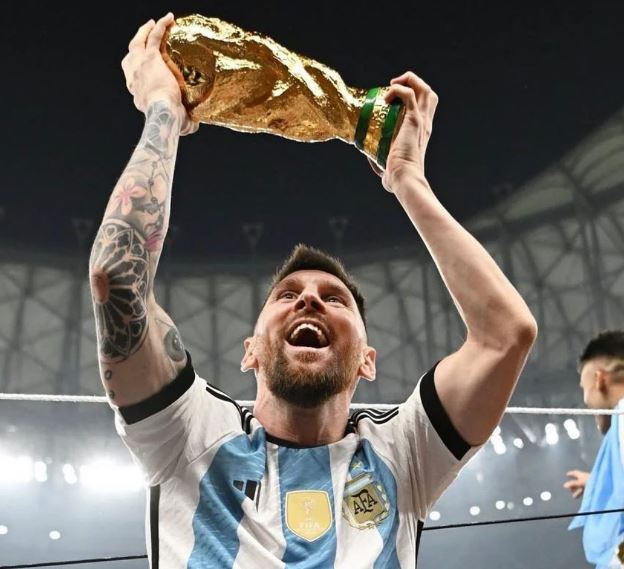
#> input picture Material_TPs/TP2/Messi.JPG, 624 x 569 px, found by its file name
$ jupyter execute TP2.ipynb   (shell and % lines are left out)
#> lines starting #> are read from the running program, lines starting #| are printed output that depends on the picture; long printed decimals are rounded
# IMPORTAR LIBRERIAS

[cell 1]
#Si queremos que las imágenes sean mostradas en una ventana emergente quitar el inline
#%matplotlib qt
# OpenCV-Python utiliza NumPy para el manejo de imágenes
import numpy as np
# cv2 es el módulo python para acceder a OpenCV
import cv2 as cv
# Usamos las poderosas herramientas de graficación de matplotlib para mostrar imágenes, perfiles, histogramas, etc
import matplotlib.pyplot as plt

# FILTRO GAUSSIANO

[cell 2]
def create_gauss_filter (h, w, k_size, sigma):

    nucleo_g = cv.getGaussianKernel(ksize=k_size, sigma=sigma)
    kernel = nucleo_g * nucleo_g.T
    fft = np.fft.fft2(kernel)

    return kernel, fft

# METRICAS DE DESENFOQUE

## Image Sharpness Measure

[cell 3]
def Image_Sharpness_Measure(imagen: np.ndarray):
    """
    Descripcion:
        La técnica propuesta consiste en calcular el valor absoluto de la transformada de Fourier
        centrada de la imagen y encontrar el valor máximo de la componente de frecuencia.

        Luego se fija un valor umbral para los componentes de alta frecuencia y se calcula el
        número de componentes de alta frecuencia por encima del umbral para determinar la puntuación
        de calidad de la imagen.

    Args:
        imagen (np.ndarray): Imagen a Procesar

    Returns:
        Float: Medida de calidad de imagen (FM) donde FM significa
        Medida de Difuminación de Imagen en el Dominio de Frecuencia.
    """

    # Paso 1 - Calcular F, que es la Fft de la imagen.
    F = np.fft.fft2(imagen)

    # Paso 2 - Encontrar Fc, que se obtiene desplazando el origen de F al centro.
    Fc = np.fft.fftshift(F)

    # Paso 3 - Calcular AF, que es el valor absoluto de Fc.
    AF = np.abs(Fc)

    # Paso 4 - Obtener Max_AF, que es el valor máximo de AF.
    Max_AF = np.max(AF)

    # Paso 5 - Calcular Th, que es el número total de píxeles en F cuyo valor de píxel > umbral (M/1000).
    Th = np.sum(F > (Max_AF/1000))

    # Paso 6 - Calcular FM, dada por: FM = Th / (M x N), donde M y N son las filas y columnas de la imagen.

    M = imagen.shape[0]
    N = imagen.shape[1]

    FM = Th / (M * N)

    return FM

## A.15 Tenengrad (GRA6)

[cell 4]
def Tenengrad(imagen: np.ndarray):
    """
    Descripcion:
        Una medida de enfoque popular basada en la magnitud del gradiente de la imagen
        se define como la sumatoria de los cuadrados de los gradientes de la imagen en
        las direcciones X e Y.

        Dichos gradientes son calculados mediante la convolución de la imagen dada
        con los operadores Sobel.

        La idea detrás de esta métrica es que los bordes y detalles nítidos en una imagen
        tendrán gradientes más pronunciados, y elevar al cuadrado estos gradientes resaltará
        aún más las áreas enfocadas.

        Cuanto mayor sea la suma, mayor será la presencia de bordes y detalles nítidos,
        lo que podría indicar un mayor enfoque.

    Args:
        imagen (np.ndarray): Imagen a Procesar

    Returns:
        Float: Metrica de enfoque
    """

    # Calcula el gradiente de la imagen
    gradiente_x = cv.Sobel(imagen, cv.CV_64F, 1, 0, ksize=3)
    gradiente_y = cv.Sobel(imagen, cv.CV_64F, 0, 1, ksize=3)

    # Calcula el índice de enfoque
    enfoque = np.sum(gradiente_x ** 2 + gradiente_y ** 2)

    return enfoque

## A.24 Gray-level Variance (STA3)

[cell 5]
def Gray_level_variance(imagen: np.ndarray):
    """
    Descripcion:
        Esta función calcula la varianza de una imagen para utilizarla como
        medida de desenfoque.

        Se utiliza principalmente para medir contraste, sin embargo una varianza alta
        puede significar un mejor enfoque.

        Se calcula de forma Automatica y manual para comparar resultados.

    Args:
        imagen (np.ndarray): Imagen a Procesar

    Returns:
        tuple: Una tupla que contiene los siguientes valores:
            - Float: Varianza calculada de forma automatica.
            - Float: Varianza calculada de forma manual.
    """

    # Calcular la varianza mediante Numpy
    Varianza_Np = np.var(imagen)

    # Calcular la media de niveles de gris
    media = np.mean(imagen)

    # Calcular la varianza manualmente
    Varianza = sum(sum((imagen - media) ** 2)) / (imagen.shape[0] * imagen.shape[1])

    return Varianza_Np, Varianza

# CARGA DE IMAGENES

[cell 6]
Messi = cv.imread('..\Material_TPs\TP2\Messi.jpg', cv.IMREAD_GRAYSCALE)
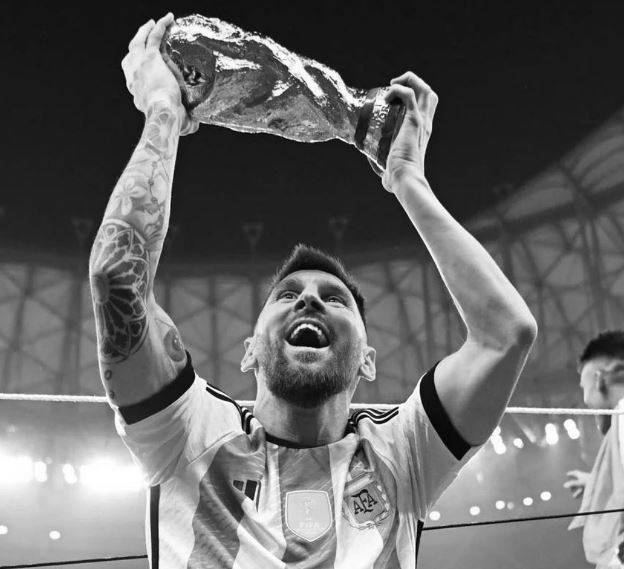
#> Messi: shape (569, 624); min 0, max 255, mean 102.5

[cell 7]
plt.figure()
plt.imshow(Messi, cmap='gray')
plt.show()

[cell 8]
result_b = cv.GaussianBlur(Messi, ksize=(17, 17), sigmaX=5)
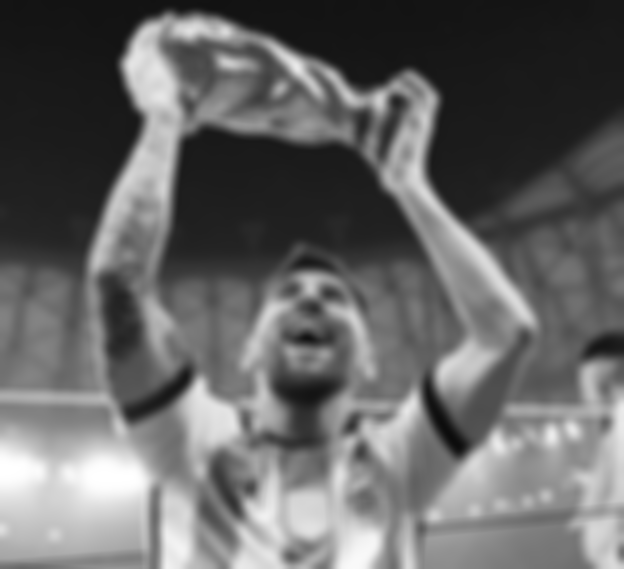
#> result_b: shape (569, 624); min 12, max 255, mean 102.5

[cell 9]
plt.figure()
plt.imshow(result_b, cmap='gray')
plt.show()

[cell 10]
kernel, fft =create_gauss_filter(10,10,17,5)

[cell 11]
# Calcula la transformada de Fourier 2D de la imagen
fft_imagen = np.fft.fft2(Messi)

fft_kernel = np.fft.fft2(kernel, s=Messi.shape)

# Aplica la convolución en el dominio de la frecuencia
fft_resultado = fft_imagen * fft_kernel

# Calcula la transformada inversa de Fourier para obtener la imagen filtrada
resultado = np.fft.ifft2(fft_resultado).real
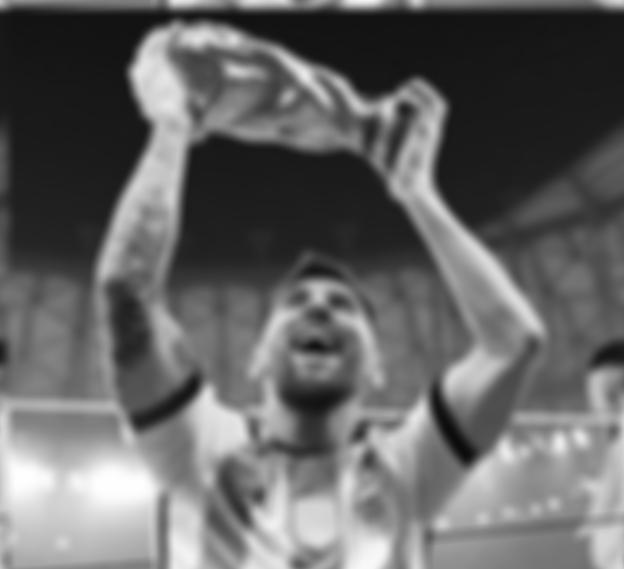
#> resultado: shape (569, 624) float64; min 12.19, max 254.9, mean 102.5

[cell 12]
plt.figure()
plt.imshow(resultado, cmap='gray')
plt.show()

[cell 13]
plt.figure(figsize=(10, 8))

# Subplot para la imagen original
plt.subplot(1, 2, 1)
plt.imshow(result_b, cmap='gray')
plt.title('Imagen gaus')
plt.axis('off')

# Subplot para la imagen filtrada
plt.subplot(1, 2, 2)
plt.imshow(resultado, cmap='gray')
plt.title('Imagen Filtrada')
plt.axis('off')

# Muestra las imágenes
plt.show()
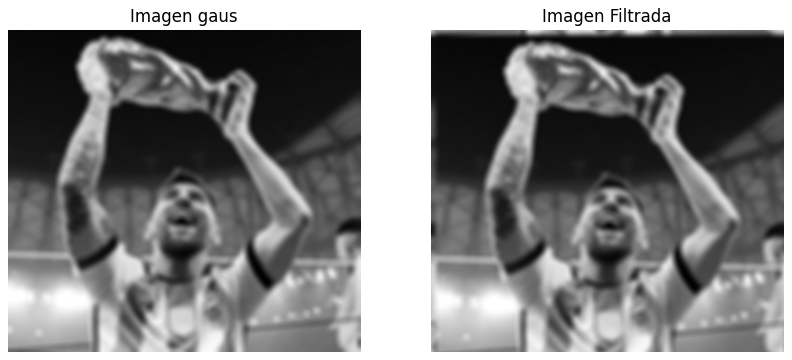
#> figure drawn by matplotlib, 2 panels

# RESULTADOS DE LAS METRICAS

[cell 14]
print ("IQM")
print(Image_Sharpness_Measure(Messi))
#> in Image_Sharpness_Measure, `Max_AF = np.max(AF)`: Max_AF = 36382060
#> in Image_Sharpness_Measure, `Th = np.sum(F > (Max_AF/1000))`: Th = 3277
#> in Image_Sharpness_Measure, `FM = Th / (M * N)`: FM = 0.00923
#| 0.00923
print(Image_Sharpness_Measure(result_b))
#| 0.002662

[cell 15]
print ("Tenengrad")
print(Tenengrad(Messi))
#> in Tenengrad, `gradiente_x = cv.Sobel(imagen, cv.CV_64F, 1, 0, ksize=3)`:
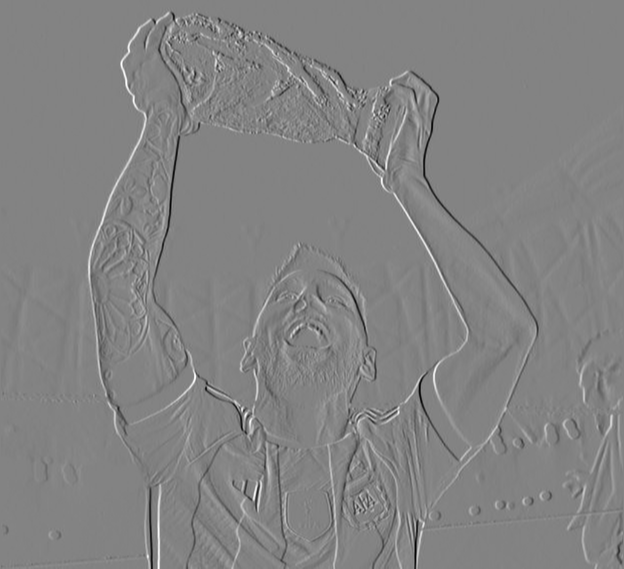
#> gradiente_x: shape (569, 624) float64; min -954, max 901, mean 0; drawn with min black and max white
#> in Tenengrad, `gradiente_y = cv.Sobel(imagen, cv.CV_64F, 0, 1, ksize=3)`:
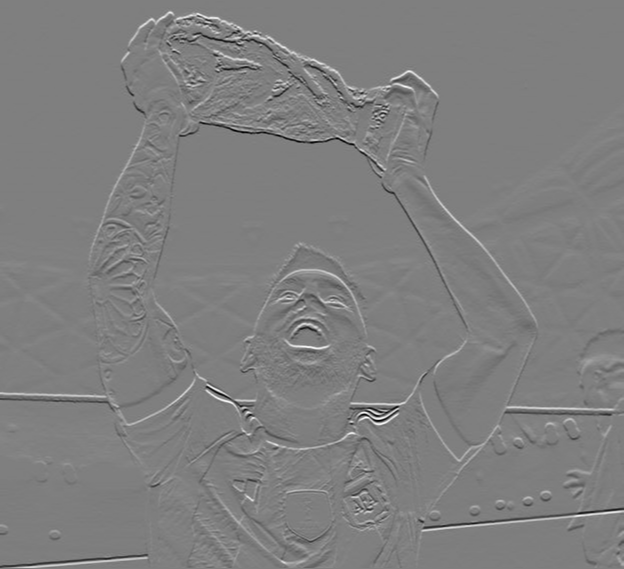
#> gradiente_y: shape (569, 624) float64; min -921, max 927, mean 1.9; drawn with min black and max white
#> in Tenengrad, `enfoque = np.sum(gradiente_x ** 2 + gradiente_y ** 2)`: enfoque = 5.13e+09
#| 5126557138.0
print(Tenengrad(result_b))
#> in Tenengrad (call 2), `gradiente_x = cv.Sobel(imagen, cv.CV_64F, 1, 0, ksize=3)`:
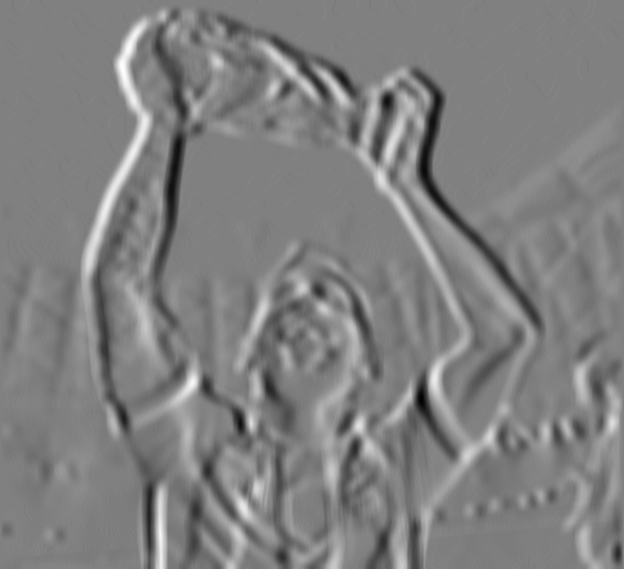
#> gradiente_x: shape (569, 624) float64; min -144, max 142, mean 0.1; drawn with min black and max white
#> in Tenengrad (call 2), `gradiente_y = cv.Sobel(imagen, cv.CV_64F, 0, 1, ksize=3)`:
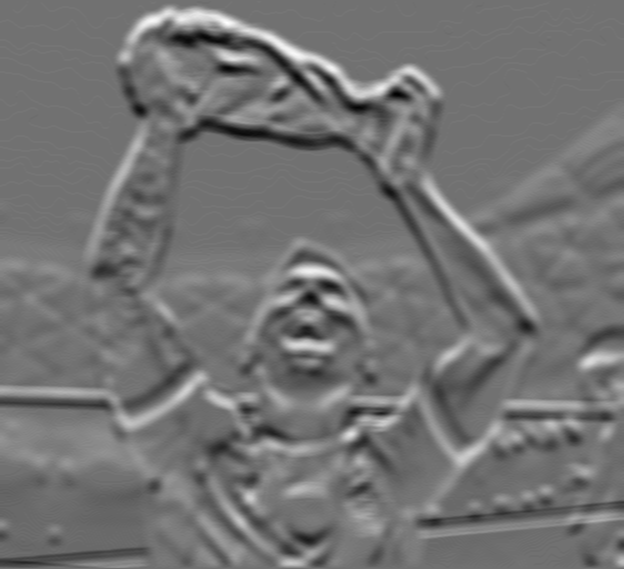
#> gradiente_y: shape (569, 624) float64; min -110, max 137, mean 1.9; drawn with min black and max white
#> in Tenengrad (call 2), `enfoque = np.sum(gradiente_x ** 2 + gradiente_y ** 2)`: enfoque = 411105836
#| 411105836.0

[cell 16]
print ("GLV")
print(Gray_level_variance(Messi))
#> in Gray_level_variance, `Varianza_Np = np.var(imagen)`: Varianza_Np = 4894.8
#> in Gray_level_variance, `media = np.mean(imagen)`: media = 102.5
#> in Gray_level_variance, `Varianza = sum(sum((imagen - media) ** 2)) / (imagen.shape[0] * imagen..`: Varianza = 4894.8
#| (4894.821, 4894.821)
print(Gray_level_variance(result_b))
#| (4010.342, 4010.342)
